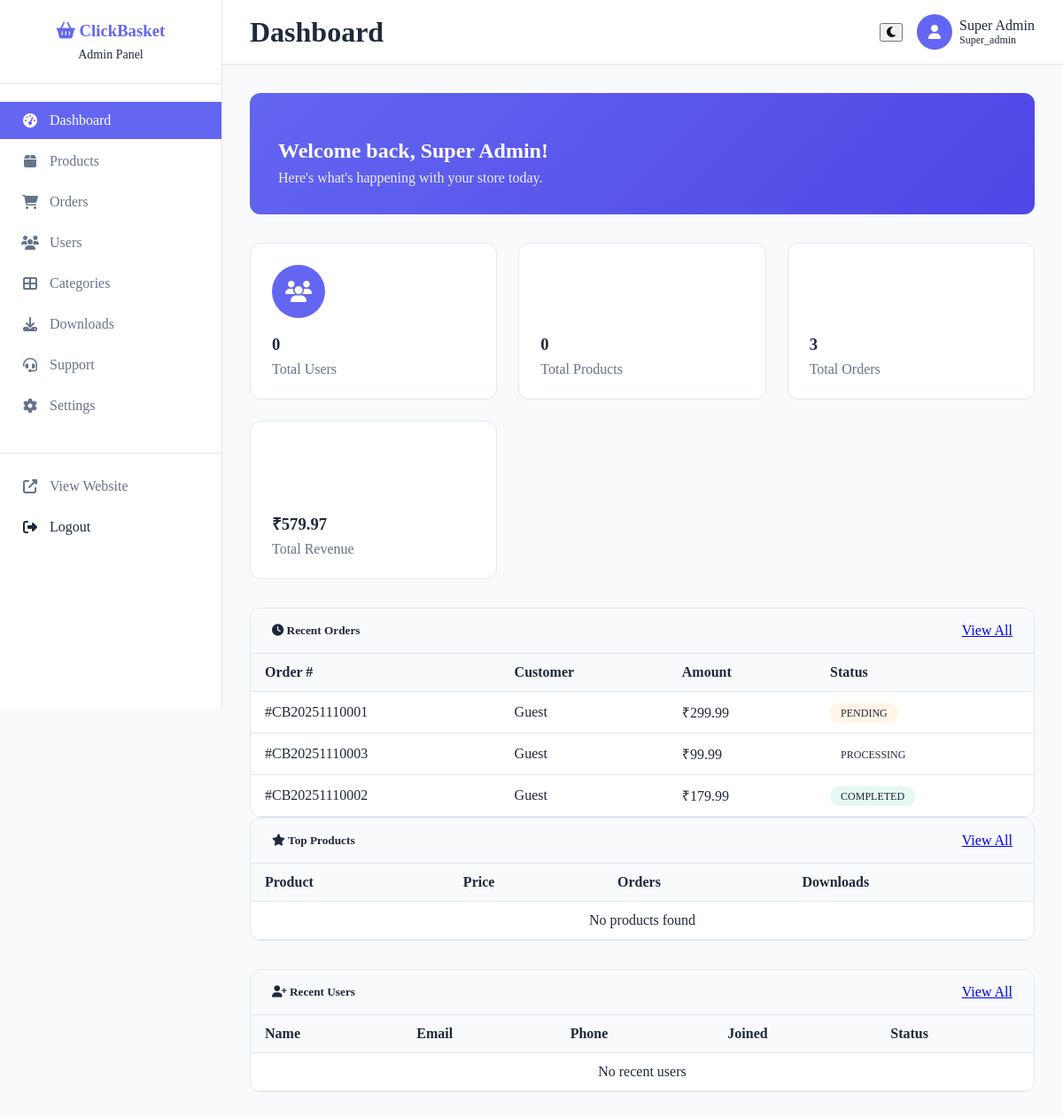
Page /admin/dashboard.php (signed in) on the committed database.
### tables this page shows
CREATE TABLE orders (
    id INT PRIMARY KEY AUTO_INCREMENT,
    user_id INT NOT NULL,
    order_number VARCHAR(50) UNIQUE NOT NULL,
    total_amount DECIMAL(10,2) NOT NULL,
    discount_amount DECIMAL(10,2) DEFAULT 0,
    tax_amount DECIMAL(10,2) DEFAULT 0,
    final_amount DECIMAL(10,2) NOT NULL,
    coupon_id INT DEFAULT NULL,
    payment_method VARCHAR(50),
    payment_status ENUM('pending', 'completed', 'failed', 'refunded') DEFAULT 'pending',
    transaction_id VARCHAR(100),
    payment_gateway VARCHAR(50),
    order_status ENUM('pending', 'processing', 'completed', 'cancelled') DEFAULT 'pending',
    created_at TIMESTAMP DEFAULT CURRENT_TIMESTAMP,
    updated_at TIMESTAMP DEFAULT CURRENT_TIMESTAMP ON UPDATE CURRENT_TIMESTAMP,
    FOREIGN KEY (user_id) REFERENCES users(id) ON DELETE CASCADE,
    FOREIGN KEY (coupon_id) REFERENCES coupons(id) ON DELETE SET NULL
);

### admin/dashboard.php (the view, shortened to what the rows shown need)
<?php
require_once '../config/config.php';
$database = new Database();
$db = $database->getConnection();
try {
    $recent_orders_query = "SELECT o.*, u.name as user_name, u.email as user_email
                           FROM orders o
                           LEFT JOIN users u ON o.user_id = u.id
                           ORDER BY o.created_at DESC
                           LIMIT 10";
    $recent_orders_stmt = $db->prepare($recent_orders_query);
    $recent_orders_stmt->execute();
    $recent_orders = $recent_orders_stmt->fetchAll(PDO::FETCH_ASSOC);
} catch (Exception $e) {
    $total_users = 0;
    $total_products = 0;
    $total_orders = 0;
    $total_revenue = 0;
    $total_downloads = 0;
    $recent_orders = [];
    $recent_users = [];
    $top_products = [];
}
?>
<!DOCTYPE html>
<html lang="en" data-theme="light">
<head>
    <link rel="stylesheet" href="<?php echo SITE_URL; ?>/assets/css/style.css">
    <link rel="stylesheet" href="https://cdnjs.cloudflare.com/ajax/libs/font-awesome/6.4.0/css/all.min.css">
</head>
<body>
    <div class="admin-layout">
        <div class="admin-main" id="adminMain">
            <div class="admin-header">
                <div style="display: flex; align-items: center; gap: 1rem;">
                    <h1 style="color: var(--text-primary); margin: 0;">Dashboard</h1>
                </div>
            </div>
            <div style="padding: 2rem;">
                <div style="background: linear-gradient(135deg, var(--primary-color), var(--primary-dark)); color: white; border-radius: 0.75rem; padding: 2rem; margin-bottom: 2rem;">
                    <h2 style="margin-bottom: 0.5rem;">Welcome back, <?php echo htmlspecialchars(get_admin_name()); ?>!</h2>
                </div>
                <div class="row">
                    <div class="col-md-6">
                        <div class="data-table">
                            <div class="table-responsive">
                                <table>
                                    <thead>
                                        <tr>
                                            <th>Order #</th>
                                            <th>Customer</th>
                                            <th>Amount</th>
                                            <th>Status</th>
                                        </tr>
                                    </thead>
                                    <tbody>
                                        <?php if (!empty($recent_orders)): ?>
                                            <?php foreach (array_slice($recent_orders, 0, 5) as $order): ?>
                                                <tr>
                                                    <td>#<?php echo htmlspecialchars($order['order_number']); ?></td>
                                                    <td><?php echo htmlspecialchars($order['user_name'] ?? 'Guest'); ?></td>
                                                    <td><?php echo format_currency($order['final_amount']); ?></td>
                                                    <td>
                                                        <span class="status-badge status-<?php echo $order['order_status']; ?>">
                                                            <?php echo ucfirst($order['order_status']); ?>
                                                        </span>
                                                    </td>
                                                </tr>
                                            <?php endforeach; ?>
                                        <?php else: ?>
                                            <tr>
                                                <td colspan="4" style="text-align: center; color: var(--text-muted);">No recent orders</td>
                                            </tr>
                                        <?php endif; ?>
                                    </tbody>
                                </table>
                            </div>
                        </div>
                    </div>
                    <div class="col-md-6">
                        <div class="data-table">
                            <div class="table-responsive">
                                <table>
                                    <thead>
                                        <tr>
                                            <th>Product</th>
                                            <th>Price</th>
                                            <th>Orders</th>
                                            <th>Downloads</th>
                                        </tr>
                                    </thead>
                                </table>
                            </div>
                        </div>
                    </div>
                </div>
                <div class="data-table" style="margin-top: 2rem;">
                    <div class="table-responsive">
                        <table>
                            <thead>
                                <tr>
                                    <th>Name</th>
                                    <th>Email</th>
                                    <th>Phone</th>
                                    <th>Joined</th>
                                    <th>Status</th>
                                </tr>
                            </thead>
                        </table>
                    </div>
                </div>
            </div>
        </div>
    </div>
</body>
</html>

### rows in the picture
orders: order_number "CB20251110001", user_name "Guest", final_amount "₹299.99", order_status "PENDING"
orders: order_number "CB20251110003", user_name "Guest", final_amount "₹99.99", order_status "PROCESSING"
orders: order_number "CB20251110002", user_name "Guest", final_amount "₹179.99", order_status "COMPLETED"

### other values in the picture
get_admin_name() "Super Admin"
get_admin_role() "Super_admin"
$total_users "0"
$total_products "0"
$total_orders "3"
format_currency($total_revenue) "₹579.97"
